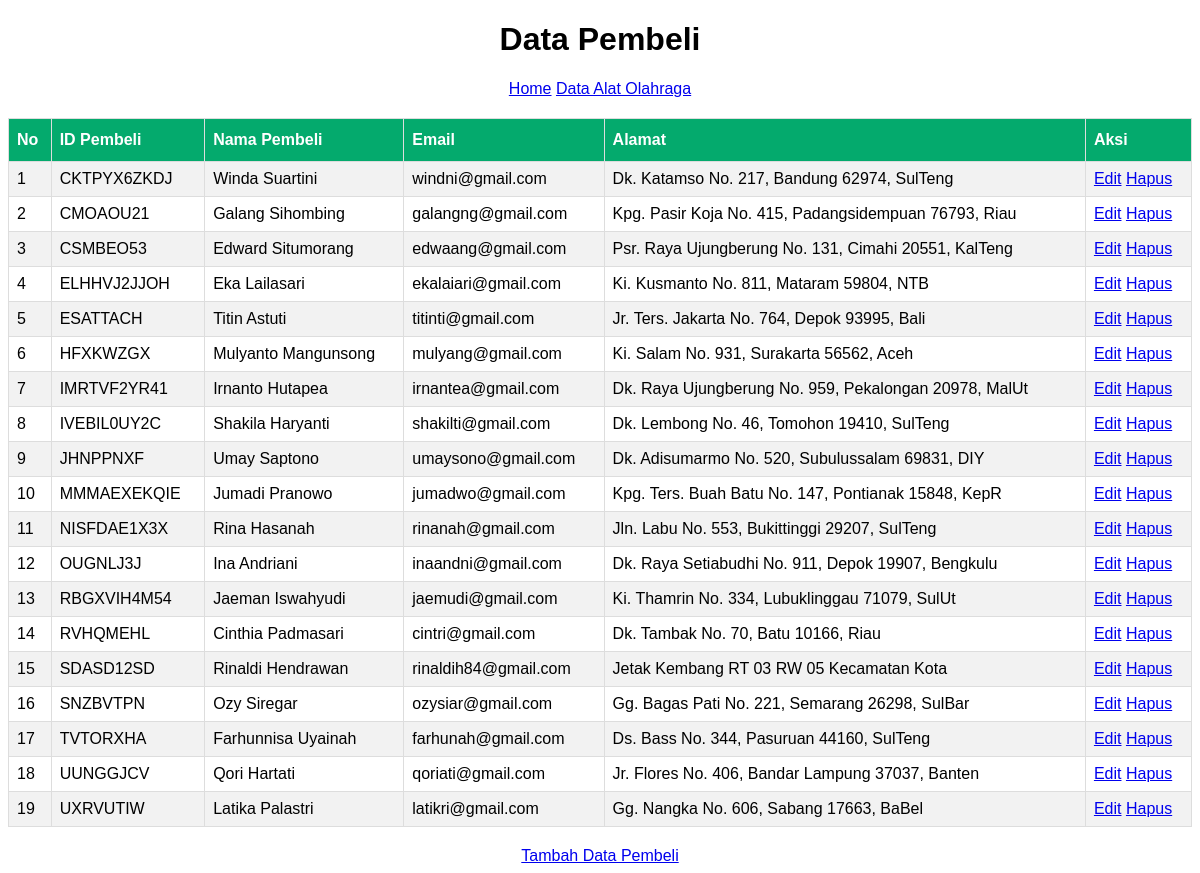
Page /crud/index.php?pembeli=data on the committed database.
### tables this page shows
CREATE TABLE `pembeli` (
  `id_pembeli` varchar(100) NOT NULL,
  `nama_pembeli` varchar(100) NOT NULL,
  `email` varchar(100) NOT NULL,
  `alamat` text NOT NULL
);

### crud/controller/pembeli.php (called while the page is built, shortened)
<?php
include "model/pembeliModel.php";
class pembeli {
    public $modeltransaksi;
    function __construct()
    {
        $this->modeltransaksi = new pembeliModel();
    }
    public function index() {
        $data = $this->modeltransaksi->selectAll();
        include "view/pembeli/view.php";
    }
}

### crud/model/pembeliModel.php (called while the page is built, shortened)
<?php
class pembeliModel {
    public $connect;
    function __construct()
    {
        $this->connect = mysqli_connect("localhost","root","","tugas");
    }
    public function execute($query) {
        return mysqli_query($this->connect,$query);
    }
    public function selectAll() {
        $query = "SELECT * FROM pembeli";
        return $this->execute($query);
    }
    public function fetch($var) {
        return mysqli_fetch_array($var);
    }
}

### crud/view/pembeli/view.php (the view, shortened to what this page needs)
<!doctype html>
<html lang="en">
<head>
</head>
<body>
<div class="text">
    <h1>Data Pembeli</h1>
    <a href="index.php">Home</a>
    <a href="index.php?barang=data">Data Alat Olahraga</a>
</div>
<table id="customers">
    <tr>
        <th>No</th>
        <th>ID Pembeli</th>
        <th>Nama Pembeli</th>
        <th>Email </th>
        <th>Alamat</th>
        <th>Aksi</th>
    </tr>
    <?php $number = 1; ?>
    <?php while ($row = $this->modeltransaksi->fetch($data)) { ?>
        <tr>
            <td><?= $number++ ?></td>
            <td><?= $row["id_pembeli"] ?></td>
            <td><?= $row["nama_pembeli"] ?></td>
            <td><?= $row["email"] ?></td>
            <td><?= $row["alamat"] ?></td>
            <td>
                <a href="index.php?pembeli_edit=<?=  $row["id_pembeli"] ?>">Edit</a>
                <a href="index.php?pembeli_hapus=<?=  $row["id_pembeli"] ?>" onclick="return confirm('Apakah Anda Ingin Hapus')">Hapus</a>
            </td>
        </tr>
    <?php } ?>
</table>
<div class="tambah">
    <a href="index.php?tambah_pembeli=data">Tambah Data Pembeli</a>
</div>
</body>
</html>

### crud/view/pembeli/view.php (style rules this page uses)
.text { text-align: center; margin-bottom: 20px; font-family: Arial, Helvetica, sans-serif; }
.tambah { text-align: center; margin-top: 20px; font-family: Arial, Helvetica, sans-serif; }
#customers { font-family: Arial, Helvetica, sans-serif; border-collapse: collapse; width: 100%; }
#customers td, #customers th { border: 1px solid #ddd; padding: 8px; }
#customers tr:nth-child(even) { background-color: #f2f2f2; }
#customers th { padding-top: 12px; padding-bottom: 12px; text-align: left; background-color: #04AA6D; color: white; }

### rows in the picture
pembeli: id_pembeli "CKTPYX6ZKDJ", nama_pembeli "Winda Suartini", email "windni@gmail.com", alamat "Dk. Katamso No. 217, Bandung 62974, SulTeng"
pembeli: id_pembeli "CMOAOU21", nama_pembeli "Galang Sihombing", email "galangng@gmail.com", alamat "Kpg. Pasir Koja No. 415, Padangsidempuan 76793, Riau"
pembeli: id_pembeli "CSMBEO53", nama_pembeli "Edward Situmorang", email "edwaang@gmail.com", alamat "Psr. Raya Ujungberung No. 131, Cimahi 20551, KalTeng"
pembeli: id_pembeli "ELHHVJ2JJOH", nama_pembeli "Eka Lailasari", email "ekalaiari@gmail.com", alamat "Ki. Kusmanto No. 811, Mataram 59804, NTB"
pembeli: id_pembeli "ESATTACH", nama_pembeli "Titin Astuti", email "titinti@gmail.com", alamat "Jr. Ters. Jakarta No. 764, Depok 93995, Bali"
pembeli: id_pembeli "HFXKWZGX", nama_pembeli "Mulyanto Mangunsong", email "mulyang@gmail.com", alamat "Ki. Salam No. 931, Surakarta 56562, Aceh"
pembeli: id_pembeli "IMRTVF2YR41", nama_pembeli "Irnanto Hutapea", email "irnantea@gmail.com", alamat "Dk. Raya Ujungberung No. 959, Pekalongan 20978, MalUt"
pembeli: id_pembeli "IVEBIL0UY2C", nama_pembeli "Shakila Haryanti", email "shakilti@gmail.com", alamat "Dk. Lembong No. 46, Tomohon 19410, SulTeng"
pembeli: id_pembeli "JHNPPNXF", nama_pembeli "Umay Saptono", email "umaysono@gmail.com", alamat "Dk. Adisumarmo No. 520, Subulussalam 69831, DIY"
pembeli: id_pembeli "MMMAEXEKQIE", nama_pembeli "Jumadi Pranowo", email "jumadwo@gmail.com", alamat "Kpg. Ters. Buah Batu No. 147, Pontianak 15848, KepR"
pembeli: id_pembeli "NISFDAE1X3X", nama_pembeli "Rina Hasanah", email "rinanah@gmail.com", alamat "Jln. Labu No. 553, Bukittinggi 29207, SulTeng"
pembeli: id_pembeli "OUGNLJ3J", nama_pembeli "Ina Andriani", email "inaandni@gmail.com", alamat "Dk. Raya Setiabudhi No. 911, Depok 19907, Bengkulu"
pembeli: id_pembeli "RBGXVIH4M54", nama_pembeli "Jaeman Iswahyudi", email "jaemudi@gmail.com", alamat "Ki. Thamrin No. 334, Lubuklinggau 71079, SulUt"
pembeli: id_pembeli "RVHQMEHL", nama_pembeli "Cinthia Padmasari", email "cintri@gmail.com", alamat "Dk. Tambak No. 70, Batu 10166, Riau"
pembeli: id_pembeli "SDASD12SD", nama_pembeli "Rinaldi Hendrawan", email "rinaldih84@gmail.com", alamat "Jetak Kembang RT 03 RW 05 Kecamatan Kota"
pembeli: id_pembeli "SNZBVTPN", nama_pembeli "Ozy Siregar", email "ozysiar@gmail.com", alamat "Gg. Bagas Pati No. 221, Semarang 26298, SulBar"
pembeli: id_pembeli "TVTORXHA", nama_pembeli "Farhunnisa Uyainah", email "farhunah@gmail.com", alamat "Ds. Bass No. 344, Pasuruan 44160, SulTeng"
pembeli: id_pembeli "UUNGGJCV", nama_pembeli "Qori Hartati", email "qoriati@gmail.com", alamat "Jr. Flores No. 406, Bandar Lampung 37037, Banten"
pembeli: id_pembeli "UXRVUTIW", nama_pembeli "Latika Palastri", email "latikri@gmail.com", alamat "Gg. Nangka No. 606, Sabang 17663, BaBel"
